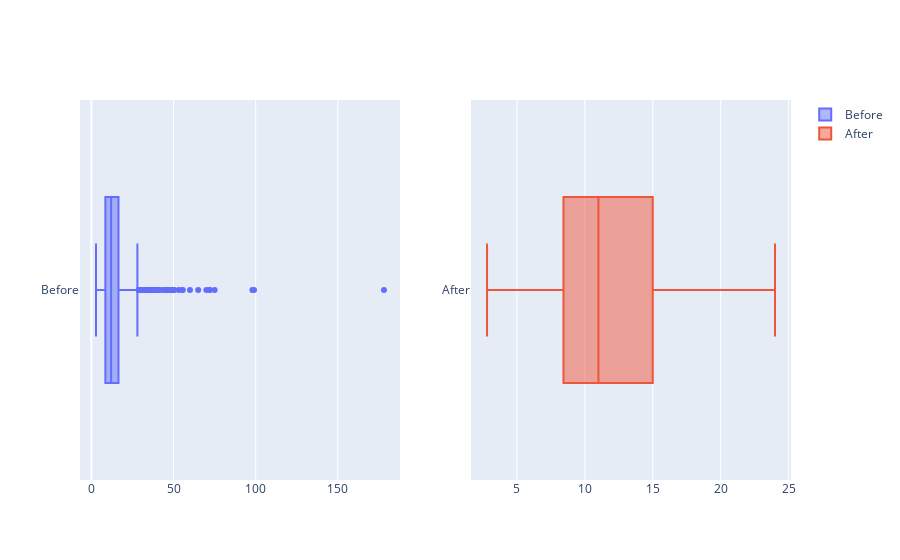

The code cell stored with this chart in its notebook:
### Code cell
fig = make_subplots(rows = 1, cols = 2)

trace0 = go.Box(
  x = df_clean_4['Price'],
  name = 'Before'
)
trace1 = go.Box(
  x = df_modified['Price'],
  name = 'After'
)

fig.append_trace(trace0, 1, 1)
fig.append_trace(trace1, 1, 2)

fig.show()

### Figure 1 — Plotly figure (JSON) as saved in the notebook; plotly's stock layout.template omitted (floating-point values rounded to 4 significant figures; data arrays with more than 128 entries replaced by an {"elided": "..."} marker saying what was removed)
{"data": [{"name": "Before", "type": "box", "x": {"elided": "1927 float values"}, "xaxis": "x", "yaxis": "y"}, {"name": "After", "type": "box", "x": {"elided": "1747 float values"}, "xaxis": "x2", "yaxis": "y2"}], "layout": {"xaxis": {"anchor": "y", "domain": [0, 0.45]}, "xaxis2": {"anchor": "y2", "domain": [0.55, 1]}, "yaxis": {"anchor": "x", "domain": [0, 1]}, "yaxis2": {"anchor": "x2", "domain": [0, 1]}}}
